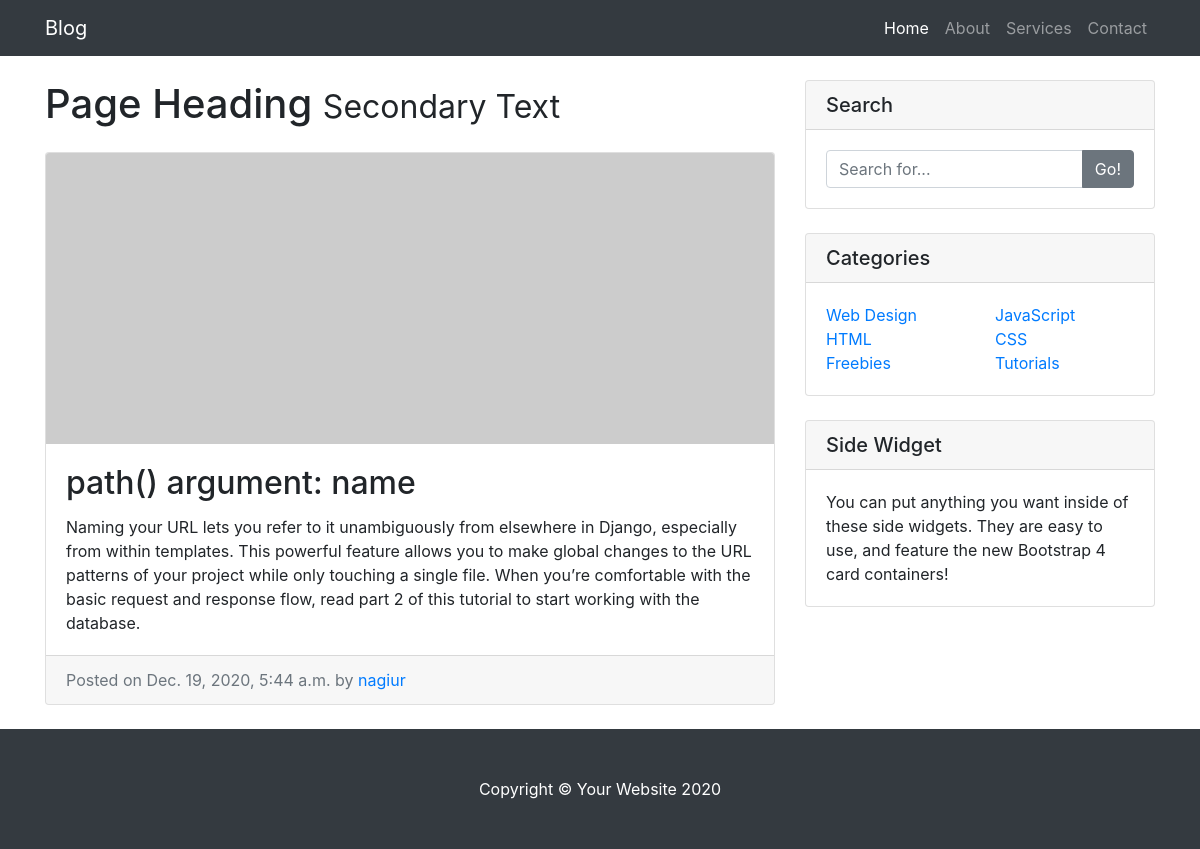
The page /blog/6/ on the database its author committed.
### blog/models.py (models this page shows)
class Post(models.Model):
    STATUS_CHOICES = (
        ('draft', 'Draft'),
        ('published', 'Published')
    )
    title = models.CharField(max_length=250)
    slug = models.SlugField(max_length=250,unique_for_date='publish')
    author = models.ForeignKey(User,on_delete=models.CASCADE,related_name='blog_posts')
    body = models.TextField()
    publish = models.DateTimeField(default=timezone.now)
    created = models.DateTimeField(auto_now_add=True)
    updated = models.DateTimeField(auto_now=True)
    status = models.CharField(max_length=10, choices=STATUS_CHOICES, default='draft')

### blog/views.py (the view)
# urls.py: path('<int:id>/', detail, name='detail'),
def detail(request, id):
    post = get_object_or_404(Post, pk=id)
    return render(request, 'blog/list_detail.html', {'post': post})

### blog/templates/blog/list_detail.html (shortened to what this page needs)
{% extends "blog/base.html" %}
{% block content %}
  <div class="card mb-4">
    <img class="card-img-top" src="http://placehold.it/750x300" alt="Card image cap">
    <div class="card-body">
      <h2 class="card-title">{{ post.title}}</h2>
      <p class="card-text">{{ post.body }}</p>
    </div>
    <div class="card-footer text-muted">
      Posted on {{ post.publish }} by
      <a href="#">{{ post.author}}</a>
    </div>
  </div>
{% endblock %}

### blog/static/css/css/blog-home.css (style rules this page uses)
body { padding-top: 56px; }

### rows shown on the page
Post: title "path() argument: name", body "Naming your URL lets you refer to it unambiguously from elsewhere in Django, especially from within templates. This powerful feature allows you to make global changes to the URL patterns of your project while only touching a single file. When you’re comfortable with the basic request and response flow, read part 2 of this tutorial to start working with the database.", publish "Dec. 19, 2020, 5:44 a.m.", author "nagiur"
